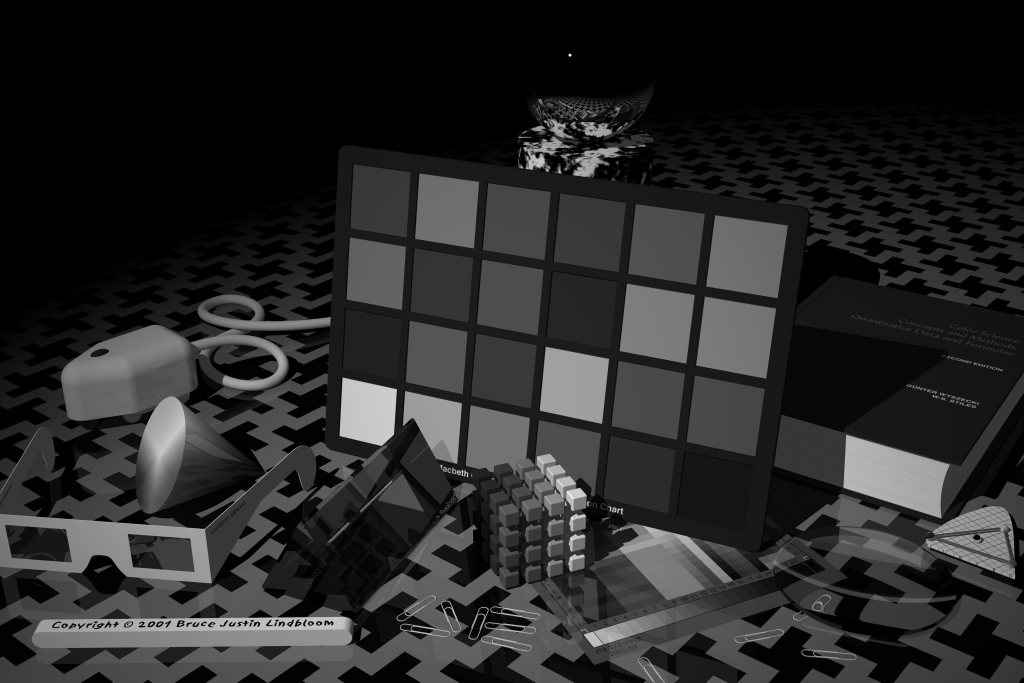
#> input picture chapter 03 gray transform and spatial filtering/images/DeltaE_16bit_gray.png, 3072 x 2048 px (shown at 1/3 size)
$ jupyter execute --allow-errors dip_8or16bitsImageHistogramEqualizeDemo.ipynb   (shell and % lines are left out)
#> lines starting #> are read from the running program, lines starting #| are printed output that depends on the picture
[cell 1]
from skimage import io, data,exposure
import matplotlib.pyplot as plt

#> (the rest of this cell did not finish here and is left out)

[cell 2]
from skimage import io, data,exposure
import matplotlib.pyplot as plt

img=io.imread("images/DeltaE_16bit_gray.png")
#> img is the input picture: shape (2048, 3072) uint16; min 0, max 65533, mean 10335.3
plt.figure("hist",figsize=(8,8))

arr=img.flatten()
plt.subplot(221)
plt.imshow(img,plt.cm.gray)  #原始图像
plt.subplot(222)
plt.hist(arr, bins=256, density=True,edgecolor='None',facecolor='red') #原始图像直方图

img1=exposure.equalize_hist(img)
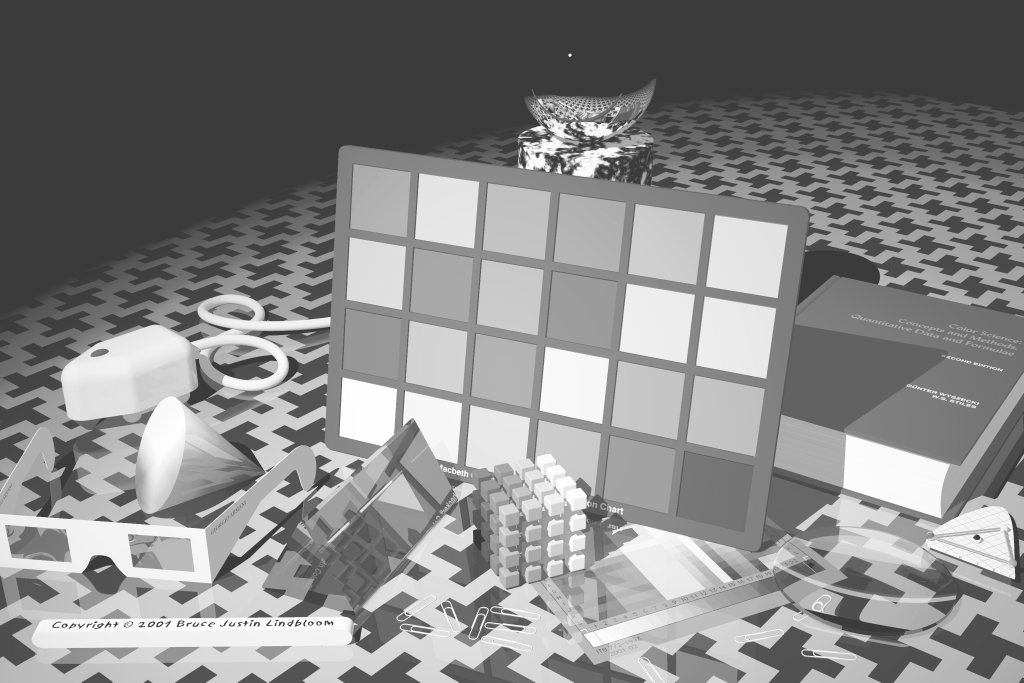
#> img1: shape (2048, 3072) float64 (shown at 1/3 size); min 0.235, max 1, mean 0.528
arr1=img1.flatten()
plt.subplot(223)
plt.imshow(img1,plt.cm.gray)  #均衡化图像
plt.subplot(224)
plt.hist(arr1, bins=256, density=True,edgecolor='None',facecolor='red') #均衡化直方图

plt.show()
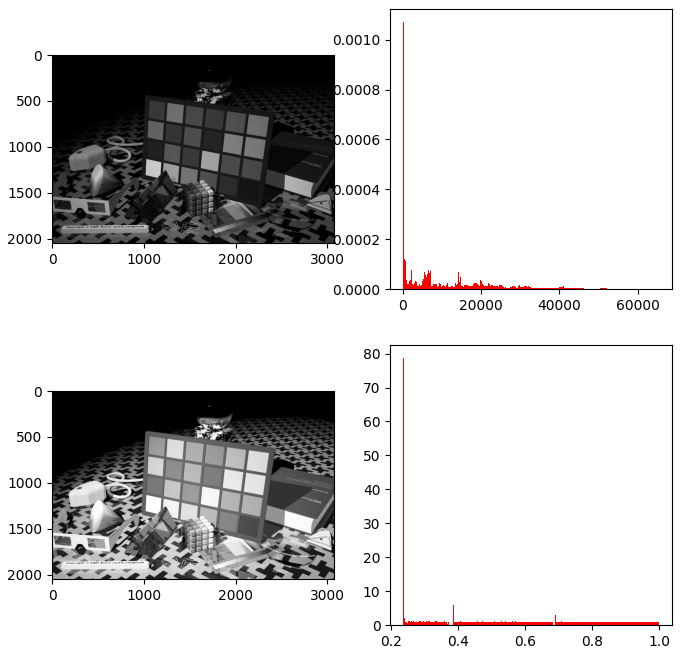
#> figure drawn by matplotlib, 4 panels; panel 2: tallest bar 0.00107 high, from x = 0 to 256; panel 4: tallest bar 78.61 high, from x = 0.235 to 0.238

$ run again, with h11/equalized_image_hsv.jpg saved as chapter 03 gray transform and spatial filtering/images/DeltaE_16bit_gray.png
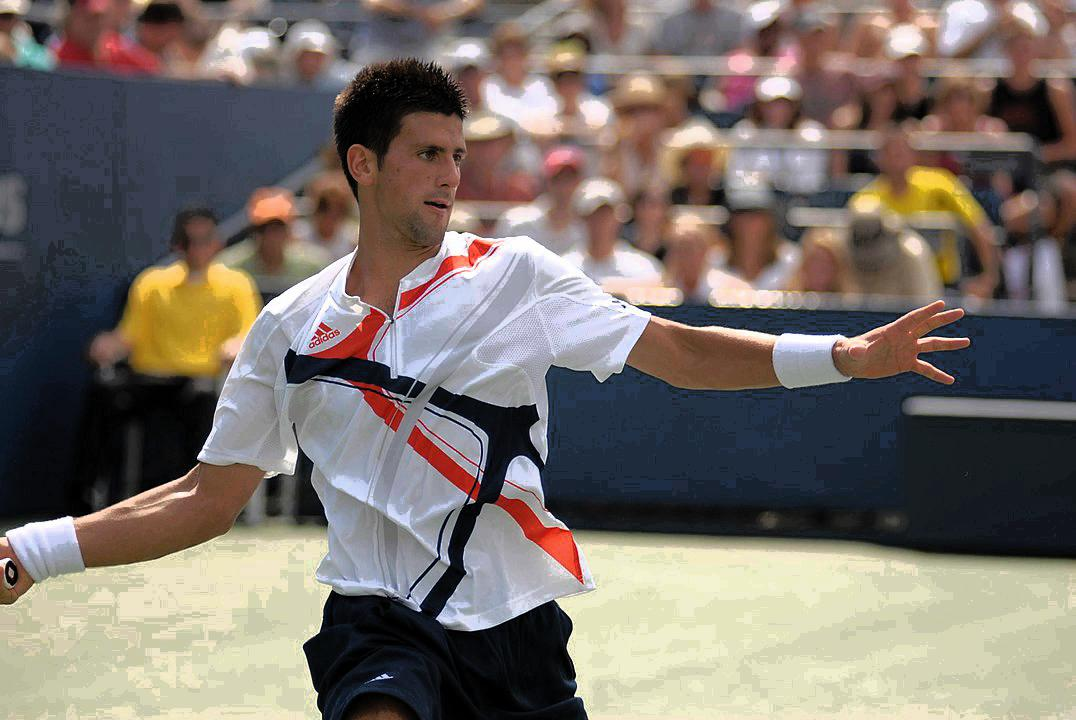
#> input picture h11/equalized_image_hsv.jpg, 1076 x 720 px
#> img is the input picture: shape (720, 1076, 3); mean R, G, B 122.3, 113.4, 106.7
#> `img1=exposure.equalize_hist(img)`:
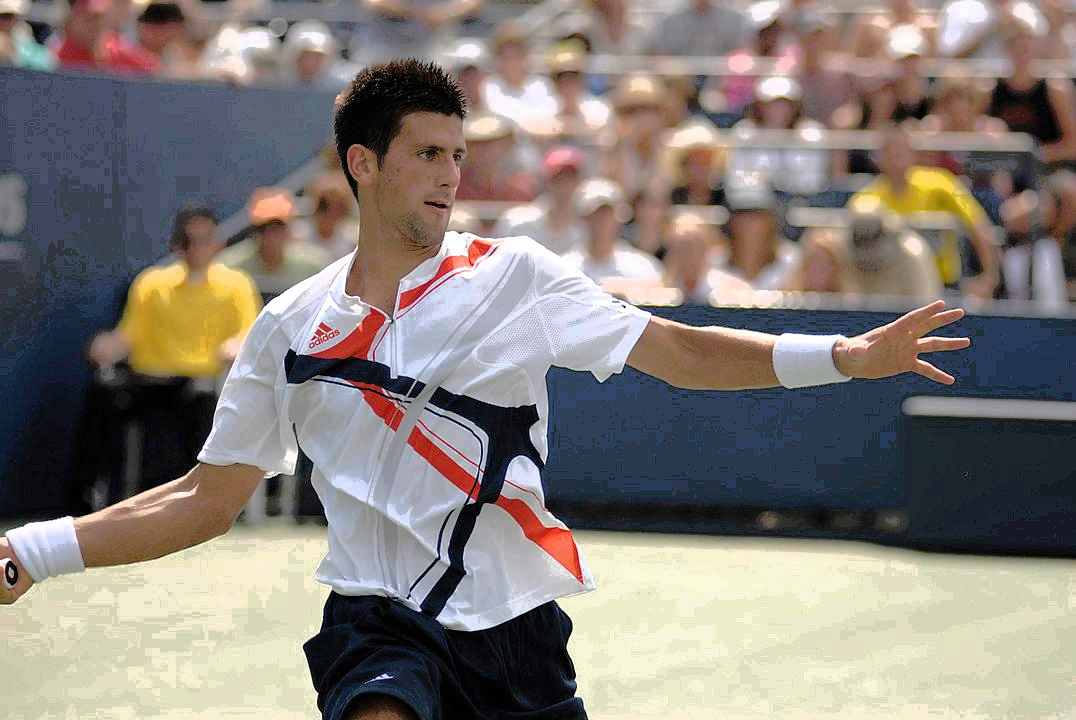
#> img1: shape (720, 1076, 3) float64; mean R, G, B 0.529, 0.5, 0.477
#> `plt.show()`:
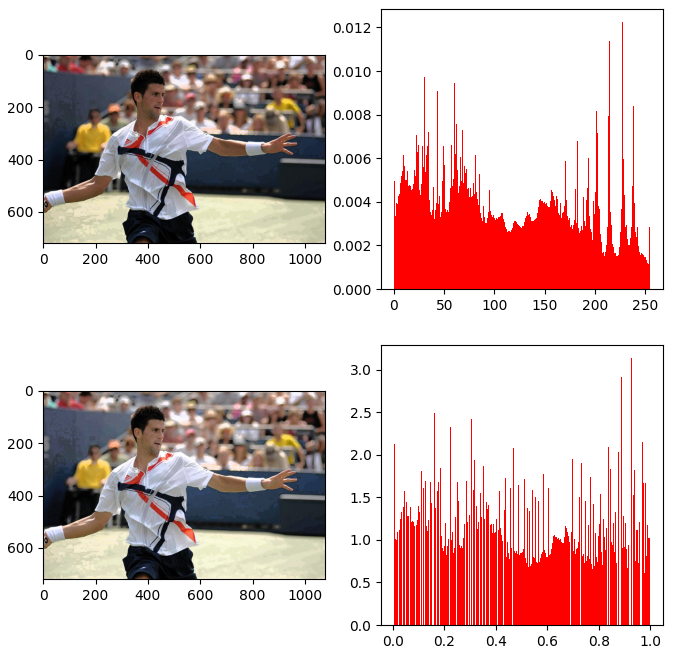
#> figure drawn by matplotlib, 4 panels; panel 2: tallest bar 0.0122 high, from x = 227.1 to 228.1; panel 4: tallest bar 3.14 high, from x = 0.926 to 0.93
